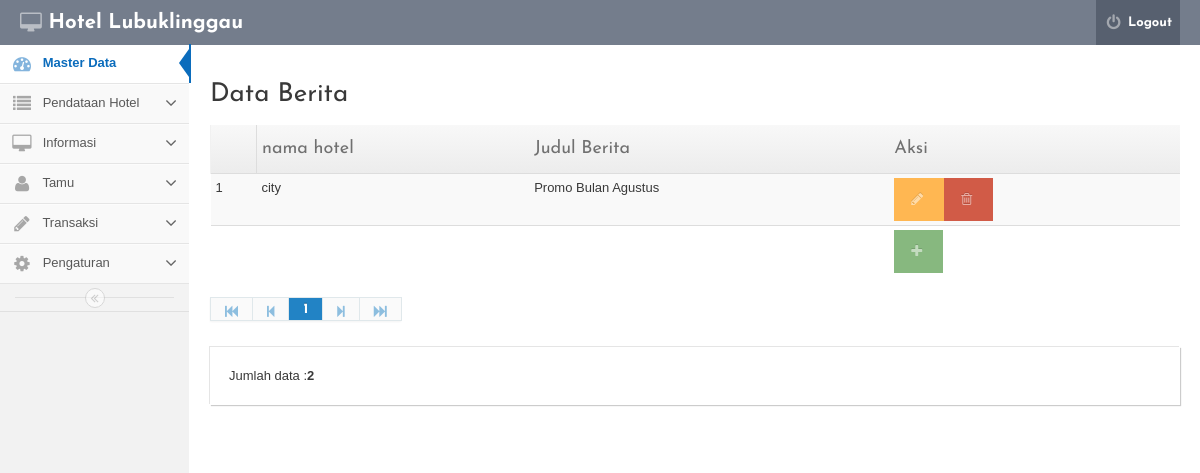
Page /admin/index.php?mod=berita&pg=berita_view (signed in) on the committed database.
### tables this page shows
CREATE TABLE IF NOT EXISTS `berita` (
  `idberita` bigint(20) NOT NULL AUTO_INCREMENT,
  `id_hotel` int(11) NOT NULL,
  `tanggal` datetime NOT NULL,
  `judul` varchar(100) DEFAULT NULL,
  `isi` text NOT NULL,
  `aktif` tinyint(1) NOT NULL,
  `gambar` varchar(255) NOT NULL,
  PRIMARY KEY (`idberita`)
);

CREATE TABLE IF NOT EXISTS `hotel` (
  `id_hotel` int(11) NOT NULL AUTO_INCREMENT,
  `nama_hotel` varchar(25) NOT NULL,
  `alamat` varchar(100) NOT NULL,
  `nama_pimpinan` varchar(20) NOT NULL,
  `no_telpon` int(11) NOT NULL,
  `foto1` varchar(255) NOT NULL,
  `foto2` varchar(255) NOT NULL,
  `foto3` varchar(255) NOT NULL,
  `foto4` varchar(255) NOT NULL,
  PRIMARY KEY (`id_hotel`)
);

### admin/berita/berita_view.php (the view, shortened to what this page needs)
<div class='bs-docs-example'>
	<h2 id="headings"> Data Berita</h2>
	<table  class="table table-striped table-condensed">
		<thead>
		<th><td><h4>nama hotel </h4></td><td><h4>Judul Berita </h4></td><td><h4>Aksi</h4></td></th>
		</thead>
		<tbody>
		<?php
$batas='10';
$halaman=$_GET['halaman'];
$posisi=null;
if(empty($halaman)){
$posisi=0;
}else{
$posisi=($halaman-1)* $batas;
}
$id_hotel=$_SESSION[id_hotel];
if ($_SESSION['status'] == 0) {
$query="SELECT `hotel`.`nama_hotel`, `berita`.* from hotel JOIN berita ON `hotel`.`id_hotel`=`berita`.`id_hotel` order by tanggal desc limit $posisi,$batas ";
}else{
	$query="SELECT `hotel`.`nama_hotel`, `berita`.* from hotel JOIN berita ON `hotel`.`id_hotel`=`berita`.`id_hotel`  Where berita.id_hotel='$id_hotel' order by tanggal desc limit $posisi,$batas ";
}
$result=mysql_query($query) or die(mysql_error());
$no=1;
while($rows=mysql_fetch_object($result)){
		?>
		<tr>
			<td><?php echo $posisi+$no
			?></td>
			<td><?php echo $rows->nama_hotel?></td>
			<td><?php		echo $rows -> judul;?></td>
			<td><a href="index.php?mod=berita&pg=berita_form&id=<?php echo	$rows -> idberita;?>"
				class='btn btn-warning'><i class="icon-pencil"></i></a><a href="index.php?mod=berita&pg=berita_view&act=del&id=<?php echo	$rows -> idberita;?>"
			onclick="return confirm('Yakin data akan dihapus?') ";
			class='btn btn-danger'> <i class="icon-trash"></i></a></td>
		</tr>
		<?php
	$no++;
	}?>
		<tr>
			<td colspan='3' ></td><td><a href="index.php?mod=berita&pg=berita_form"
			class='btn btn-success'	><i class="icon-plus"></i></a></td>
		</tr>
		</tbody>
	</table>
		<?php
$tampil2 = mysql_query("select idberita from berita");
$jmldata = mysql_num_rows($tampil2);
?>
<div class='pagination'>
	<ul>
	</ul>
</div>
<div class='well'>Jumlah data :<strong><?php echo $jmldata;?> </strong></div>
</div>

### rows in the picture
berita: no "1", id_hotel.nama_hotel "city", judul "Promo Bulan Agustus"

### other values in the picture
$halaman "1"
$jmldata "2"
